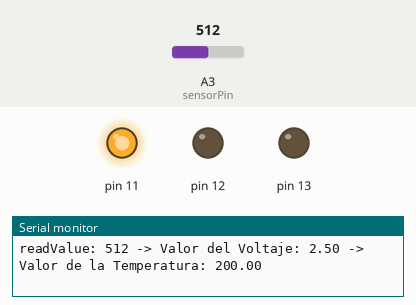
Bench run of a sketch on a simulated Arduino Uno, built with avr-gcc and run on an emulated ATmega328P. Parts: output pins drawn as LEDs (lit = HIGH), the last lines printed to the serial monitor. Inputs (shaded band) come from the test bench; at power-on: A3 (sensorPin) = 512.

Above: at 0.1 s.
At 1.9 s:
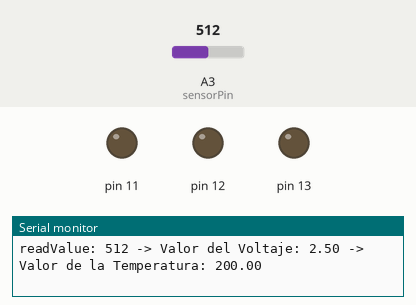
2.0 s: A3 (sensorPin) set to 122
At 2.7 s:
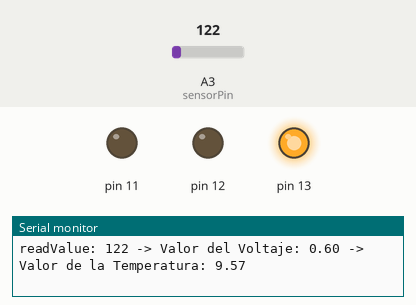
Timing chart, 0 to 5.0 s (numbered marks = the images above; inputs shaded):
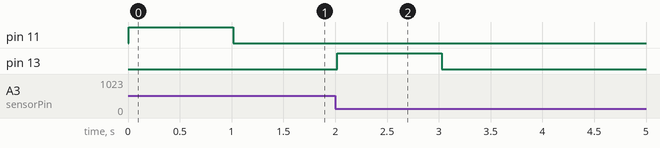

Measured:
- after the input at 2.0 s, pin 13: LOW → HIGH at once, → LOW 1.0 s later

The sketch:

UTN-Clase-Arduino06_001.ino
```cpp
// Temperatura

int readValue = 0;
int lastValue = 1;
int sensorPin = A3;
float voltsValue;
float tempValue;
void setup()
{
Serial.begin(9600);
pinMode(11, OUTPUT);
pinMode(12, OUTPUT);
pinMode(13, OUTPUT);
}
void loop()
{
// Lectura Analoga
readValue = analogRead(sensorPin);
if (lastValue != readValue) {
Serial.print("readValue: ");
Serial.print(readValue);
lastValue = readValue;
voltsValue = 5.0 / 1024 * readValue;
Serial.print(" -> Valor del Voltaje: ");
Serial.print(voltsValue);
tempValue = voltsValue * 100 - 50;
Serial.print(" -> Valor de la Temperatura: ");
if (tempValue>70)
{
    digitalWrite(11, HIGH);
}else if(tempValue<69&&tempValue>40){
    digitalWrite(12, HIGH);
}else{;
    digitalWrite(13,HIGH);
}

Serial.println(tempValue);
delay(1000);
digitalWrite(11,LOW);
digitalWrite(12,LOW);
digitalWrite(13,LOW);

}
delay(100);
}
```
